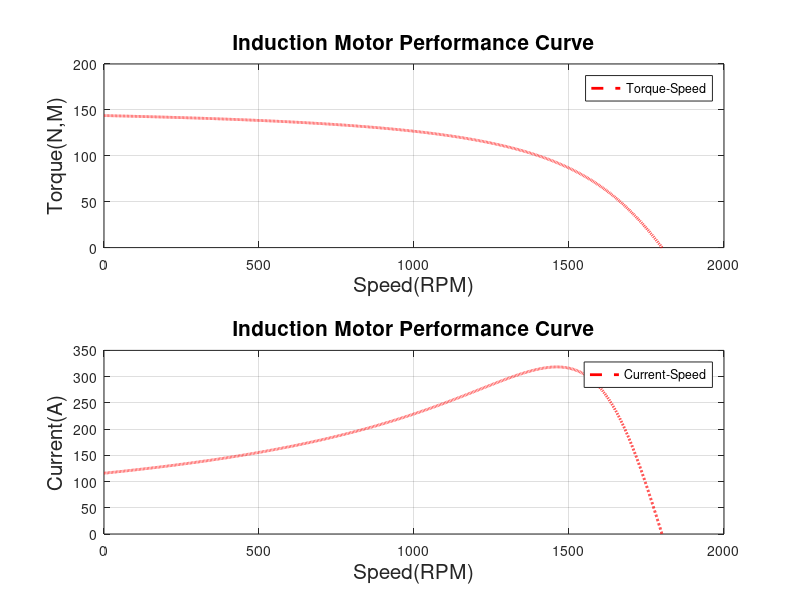

This chart was generated by the following MATLAB code:
clear
clc
r1=0.641; % stator resistance ( ohm )
x1=1.106; % stator reactance ( ohm )
r2= 0.332; % rotor resistance ( ohm )
x2=0.464; % rotor reactance ( ohm )
xm=26.3; % magnetizing reactance ( ohm )
v_ph=460/sqrt(3); % phase voltage ( volt )
n_s=1800; %(RPM)
w_s=2*pi*n_s/60; %(rad/sec)

s=0:0.0001:1;

n_m=(1-s)*n_s;

for i=1:10001
t(i)=( 3*(v_ph^2)*(r2/s(i)) )/(w_s*((r1 +(r2/s(i))^2) +((x1+x2)^2)));
% Torque ( N-m )
end

for i=1:10001
    I(i)=v_ph/sqrt(((r1 +r2/s(i))^2 + (x1+x2)^2) );
end

subplot(2,1,1)

plot(n_m,I,'r--','lineWidth',2)
title({'Induction Motor Performance Curve'} ,'fontsize',15)
xlabel('Speed(RPM)','fontsize',15)
ylabel('Torque(N,M)','fontsize',15)
legend('Torque-Speed')
grid on

subplot(2,1,2)
plot(n_m,t,'r--','lineWidth',2)
title({'Induction Motor Performance Curve'} ,'fontsize',15)
xlabel('Speed(RPM)','fontsize',15)
ylabel('Current(A)','fontsize',15)
legend('Current-Speed')
grid on